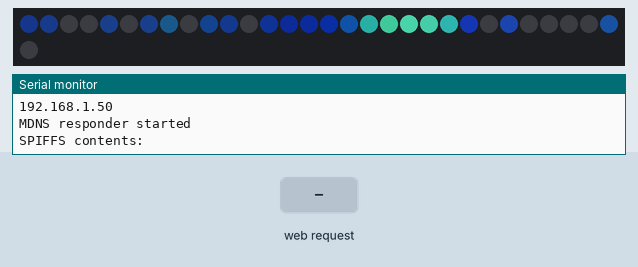
The sketch below on a simulated ESP8266 (Wemos D1 mini). Shown: 31 RGB LEDs in strip order, left to right, continuing on the next row, the last lines printed to the serial monitor. The inputs (shaded band) are chosen by the test bench. Dim RGB values are drawn brighter than linear; WiFi joins after 1.5 s; servers stay silent unless stated; network time is answered at once with the bench clock; the local clock reads 2024-03-15 10:24:30 at power-on unless the sketch sets it; storage starts empty; random numbers use the default seed unless the sketch sets one.

Above: at 2.7 s.
2.8 s: HTTP request GET /color received
At 3.9 s:
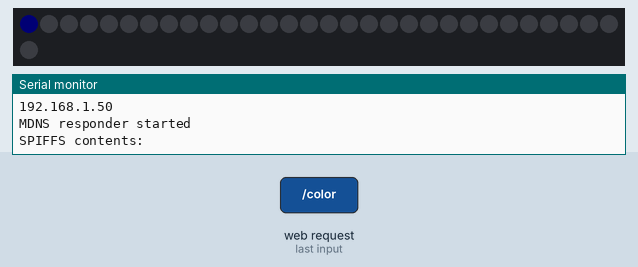
5.0 s: HTTP request GET /countdown?r=120&g=120&b=120 received
At 6.3 s:
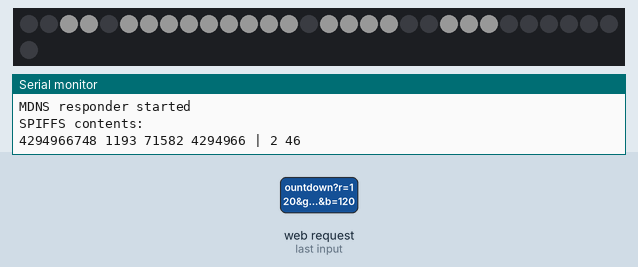
8.0 s: HTTP request GET /hourformat received
At 9.1 s:
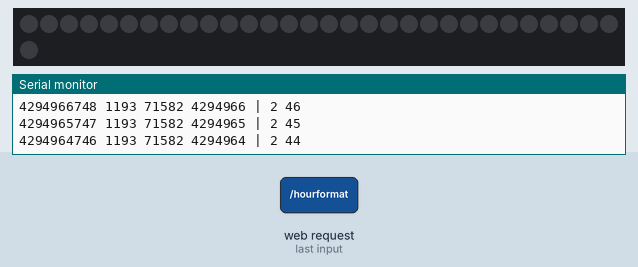
10.0 s: HTTP request GET /color?r=120 received
At 11.3 s:
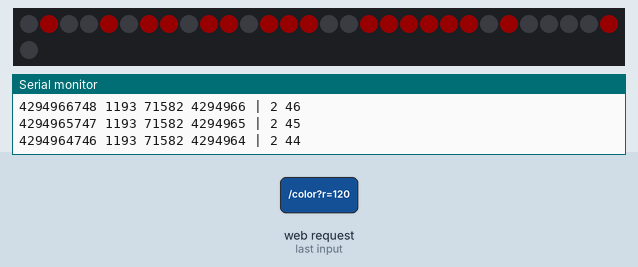
13.0 s: HTTP request GET /color?g=120 received
At 14.3 s:
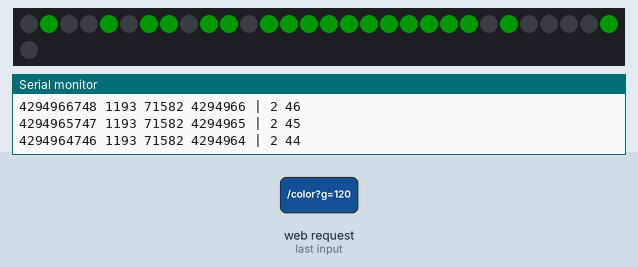
16.0 s: HTTP request GET /brightness received
At 17.9 s:
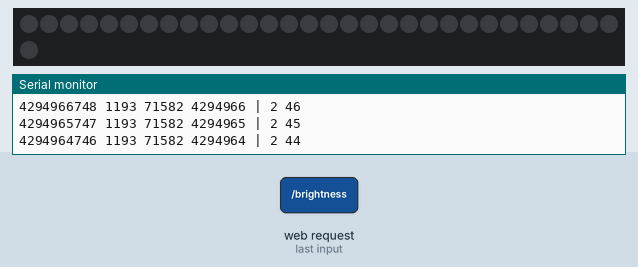
Timing chart, 0 to 19.0 s (numbered marks = the images above; inputs shaded):
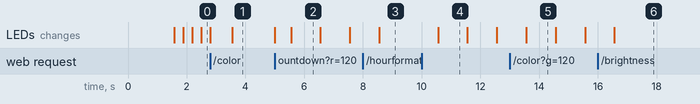

The sketch:

1-led-ntp-skip-1st.ino
```cpp
#include <WiFiUdp.h>
#include <ESP8266WiFi.h>
#include <WiFiClient.h>
#include <ESP8266WebServer.h>
#include <ESP8266mDNS.h>
#include <WiFiManager.h> // https://github.com/tzapu/WiFiManager
#include <NTPClient.h>
#include <FastLED.h>
#include <TimeLib.h>
#define NUM_LEDS 31                        // Total of 30 LED"s     1X7X4+2=30. 1 pixel/segment
#define DATA_PIN D4                          // Change this if you are using another type of ESP board than a WeMos D1 Mini
#define MILLI_AMPS 800

MDNSResponder mdns;
ESP8266WebServer server(80);
WiFiUDP ntpUDP;
NTPClient timeClient(ntpUDP, "time.nist.gov", 7*3600, 60000); //GMT+5:30 : 5*3600+30*60=19800
// init wifi
// Set your Static IP address
IPAddress local_IP(192, 168, 1, 60);
// Set your Gateway IP address
IPAddress gateway(192, 168, 1, 1);
IPAddress subnet(255, 255, 0, 0);
IPAddress primaryDNS(8, 8, 8, 8);   //optional
IPAddress secondaryDNS(8, 8, 4, 4); //optional

CRGB LEDs[NUM_LEDS];
int period = 1000;   //Update frequency
int colorPeriod = 5;   //Update frequency
unsigned long time_now = 0;
bool dotsOn = true;
byte r_val = 0;
byte g_val = 0;
byte b_val = 255;
CRGB alternateColor = CRGB::Black;
// TODO TEST add all variables for modes
unsigned long countdownMilliSeconds;
unsigned long endCountDownMillis;
byte clockMode = 0;
byte digitH1 = 0;
byte digitH2 = 0;
byte digitM1 = 0;
byte digitM2 = 0;
byte hourFormat = 24;                         // Change this to 12 if you want default 12 hours format instead of 24
CRGB countdownColor = CRGB::Green;
byte scoreboardLeft = 0;
byte scoreboardRight = 0;
CRGB scoreboardColorLeft = CRGB::Green;
CRGB scoreboardColorRight = CRGB::Red;
// palette
DEFINE_GRADIENT_PALETTE( greenblue_gp ) {
  0,   2,  0, 36,
  46,  9,  9,  121,
  255, 0,  212, 255
};
CRGBPalette16 greenblue = greenblue_gp;
uint8_t colorIndex[NUM_LEDS];
// color change continously
/** color mode
 * 0: mono
 * 1: blue gradient pallet
 * 2: pacifica
 * */
int colorMode = 2;
byte brightness = 255;
long numbers[] = {
  0b00111111,  // [0] 0                       ///jika persegment 7 led maka setelah 0b diletakan angka 0
  0b00100001,  // [1] 1
  0b01110110,  // [2] 2
  0b01110011,  // [3] 3
  0b01101001,  // [4] 4
  0b01011011,  // [5] 5
  0b01011111,  // [6] 6
  0b00110001,  // [7] 7
  0b01111111,  // [8] 8
  0b01111011,  // [9] 9
  0b00000000,  // [10] off
  0b01111000,  // [11] degrees symbol
  0b00011110,  // [12] C(elsius)
  0b01011100,  // [13] F(ahrenheit)
};
int WAKE_HOU = 5;
int WAKE_MIN = 0;
int WAKE_SEC = 0;
int SLEEP_HOU = 22;
int SLEEP_MIN= 0;
int SLEEP_SEC= 0;
byte WAKE_BRIGHTNESS = 50;
byte SLEEP_BRIGHTNESS = 1;


void setup() {
  // put your setup code here, to run once:
  Serial.begin(115200);
  FastLED.addLeds<WS2812B, DATA_PIN, GRB>(LEDs, NUM_LEDS);
  FastLED.setDither(false);
  FastLED.setCorrection(TypicalLEDStrip);
  FastLED.setMaxPowerInVoltsAndMilliamps(5, MILLI_AMPS);
  fill_solid(LEDs, NUM_LEDS, CRGB::Black);
  FastLED.show();
  //Fill the colorIndex array with random numbers
  for (int i = 0; i < NUM_LEDS; i++) {
    colorIndex[i] = random8();
  }
  // dht.begin();
  // pinMode(BUTTON_PIN, INPUT);

//  WiFi.begin(ssid, password);
// connect wifi
  if (!WiFi.config(local_IP, gateway, subnet, primaryDNS, secondaryDNS)) {
    Serial.println("STA Failed to configure");
  }
//WiFiManager, Local intialization. Once its business is done, there is no need to keep it around
  WiFiManager wm;
  bool res;
  // res = wm.autoConnect(); // auto generated AP name from chipid
  // res = wm.autoConnect("AutoConnectAP"); // anonymous ap
  res = wm.autoConnect("AutoConnectAP"); // password protected ap

  if(!res) {
      Serial.println("Failed to connect");
      // ESP.restart();
  }
  else {
      //if you get here you have connected to the WiFi
      Serial.println("connected...yeey :)");
  }
//  while ( WiFi.status() != WL_CONNECTED ) {
//    delay(500);
//    Serial.print(".");
//  }
//  Serial.println("connected");
  Serial.println(WiFi.localIP());
  if (mdns.begin("esp8266", WiFi.localIP()))
  Serial.println("MDNS responder started");

  server.on("/color", colorHandler);
  server.on("/hourformat", hourformatHandler);
  server.on("/brightness", brightnessHandler);
  server.on("/countdown", countdownHandler);
  server.on("/scoreboard", scoreboardHandler);
  server.on("/clock", clockHandler);
  // Before uploading the files with the "ESP8266 Sketch Data Upload" tool, zip the files with the command "gzip -r ./data/" (on Windows I do this with a Git Bash)
  // *.gz files are automatically unpacked and served from your ESP (so you don't need to create a handler for each file).
  server.serveStatic("/", SPIFFS, "/", "max-age=86400");
  server.begin();

  SPIFFS.begin();
  Serial.println("SPIFFS contents:");
  Dir dir = SPIFFS.openDir("/");
  while (dir.next()) {
    String fileName = dir.fileName();
    size_t fileSize = dir.fileSize();
    Serial.printf("FS File: %s, size: %s\n", fileName.c_str(), String(fileSize).c_str());
  }
  Serial.println();

  // TODO add html zip


  timeClient.begin();
  delay(10);
}

void loop() {
  // put your main code here, to run repeatedly:
  if (WiFi.status() == WL_CONNECTED) { // check WiFi connection status
    // int sensor_val = analogRead(LDR_PIN);
    // Brightness =40;
    server.handleClient();
    while (millis() > time_now + period) {
      time_now = millis();
      // TODO TEST update all mode
      if (clockMode == 0) {
        updateClock();
      } else if (clockMode == 1) {
        updateCountdown();
      } else if (clockMode == 3) {
        updateScoreboard();
      }

      FastLED.setBrightness(brightness);
      FastLED.show();
    }
    // TODO add logic fastled show for color fluid
    EVERY_N_MILLISECONDS(colorPeriod){
      for (int i = 0; i < NUM_LEDS; i++) {
        colorIndex[i]++;
      }
      if (colorMode != 0) {
        switch (colorMode)
        {
        case 1:
          simple_blue_pallete();
          break;
        case 2:
          pacifica_loop();
          break;

        default:
          break;
        }
        // if(fluidType == 0) {
        //   pacifica_loop();
        // }
        displayNumber(digitH1, 3, alternateColor);
        displayNumber(digitH2, 2, alternateColor);
        displayNumber(digitM1, 1, alternateColor);
        displayNumber(digitM2, 0, alternateColor);
        // displayDots(alternateColor);
        // TODO change digit color fluid and switch isDigitChange, fasled show
        FastLED.show();
      }
    }
  }
}

void updateClock() {
  // TODO TEST update 12h format
  timeClient.update();
  unsigned long unix_epoch = timeClient.getEpochTime();   // get UNIX Epoch time
  int sec = second(unix_epoch);                            // get seconds
  int minu = minute(unix_epoch);                            // get minutes
  int hou  = hour(unix_epoch);
  byte hour_formated = hou;
  if (hourFormat == 12 && hou > 12)
    hour_formated = hour_formated - 12;
  byte h1 = hour_formated / 10;
  byte h2 = hour_formated % 10;
  byte m1 = minu / 10;
  byte m2 = minu % 10;
  // byte s1 = Second / 10;
  // byte s2 = Second % 10;

  CRGB color = CRGB(r_val, g_val, b_val);

  digitH1 = (h1 > 0) ? h1 : 10;
  digitH2 = h2;
  digitM1 = m1;
  digitM2 = m2;
  displayNumber(digitH1,3,color);
  displayNumber(digitH2,2,color);
  displayNumber(digitM1,1,color);
  displayNumber(digitM2,0,color);

  displayDots(color);
  updateBrightnessByMoment(hou, minu, sec);
}
void updateBrightnessByMoment(int hou, int minu, int sec) {
//int SLEEP_HOU = 22;
//int SLEEP_MIN= 0;
//int WAKE_HOU = 5;
//int WAKE_MIN = 0;
  if (hou == WAKE_HOU && minu == WAKE_MIN && sec == WAKE_SEC) {
    brightness = WAKE_BRIGHTNESS;
  }
  if (hou == SLEEP_HOU && minu == SLEEP_MIN && sec == WAKE_SEC) {
    brightness = SLEEP_BRIGHTNESS;
  }
}

void updateCountdown() {

  if (countdownMilliSeconds == 0 && endCountDownMillis == 0)
    return;

  unsigned long restMillis = endCountDownMillis - millis();
  unsigned long hours   = ((restMillis / 1000) / 60) / 60;
  unsigned long minutes = (restMillis / 1000) / 60;
  unsigned long seconds = restMillis / 1000;
  int remSeconds = seconds - (minutes * 60);
  int remMinutes = minutes - (hours * 60);

  Serial.print(restMillis);
  Serial.print(" ");
  Serial.print(hours);
  Serial.print(" ");
  Serial.print(minutes);
  Serial.print(" ");
  Serial.print(seconds);
  Serial.print(" | ");
  Serial.print(remMinutes);
  Serial.print(" ");
  Serial.println(remSeconds);

  byte h1 = hours / 10;
  byte h2 = hours % 10;
  byte m1 = remMinutes / 10;
  byte m2 = remMinutes % 10;
  byte s1 = remSeconds / 10;
  byte s2 = remSeconds % 10;

  CRGB color = countdownColor;
  if (restMillis <= 60000) {
    color = CRGB::Red;
  }

  if (hours > 0) {
    // hh:mm
    displayNumber(h1,3,color);
    displayNumber(h2,2,color);
    displayNumber(m1,1,color);
    displayNumber(m2,0,color);
  } else {
    // mm:ss
    displayNumber(m1,3,color);
    displayNumber(m2,2,color);
    displayNumber(s1,1,color);
    displayNumber(s2,0,color);
  }

  displayDots(color);

  if (hours <= 0 && remMinutes <= 0 && remSeconds <= 0) {
    Serial.println("Countdown timer ended.");
    endCountdown();
    countdownMilliSeconds = 0;
    endCountDownMillis = 0;
//    digitalWrite(COUNTDOWN_OUTPUT, HIGH);
//    delay(500);
//    digitalWrite(COUNTDOWN_OUTPUT,LOW);
//    delay(500);
//    digitalWrite(COUNTDOWN_OUTPUT, HIGH);
//    delay(500);
//    digitalWrite(COUNTDOWN_OUTPUT,LOW);
//    delay(500);
//    digitalWrite(COUNTDOWN_OUTPUT, HIGH);
//    delay(500);
//    digitalWrite(COUNTDOWN_OUTPUT,LOW);
//    delay(500);
    return;
  }
}

void updateScoreboard() {
  byte sl1 = scoreboardLeft / 10;
  byte sl2 = scoreboardLeft % 10;
  byte sr1 = scoreboardRight / 10;
  byte sr2 = scoreboardRight % 10;

  displayNumber(sl1,3,scoreboardColorLeft);
  displayNumber(sl2,2,scoreboardColorLeft);
  displayNumber(sr1,1,scoreboardColorRight);
  displayNumber(sr2,0,scoreboardColorRight);
  hideDots();
}

void endCountdown() {
  allBlank();
  for (int i=0; i<NUM_LEDS; i++) {
    if (i>0)
      LEDs[i-1] = CRGB::Black;

    LEDs[i] = CRGB::Red;
    FastLED.show();
    delay(25);
  }
}

void displayDots(CRGB color) {
  if (colorMode == 0) {
    if (dotsOn) {
      LEDs[15] = color;
      LEDs[16] = color;
    } else {
      LEDs[15] = CRGB::Black;
      LEDs[16] = CRGB::Black;
    }

    dotsOn = !dotsOn;
  }
}

void hideDots() {
  LEDs[15] = CRGB::Black;
  LEDs[16] = CRGB::Black;
}

void allBlank() {
  for (int i=0; i<NUM_LEDS; i++) {
    LEDs[i] = CRGB::Black;
  }
  FastLED.show();
}

// TODO add logic add color fluid in displaynumber
void displayNumber(byte number, byte segment, CRGB color) {
  /*

      __ __ __        __ __ __          __ __ __        _ 4 _
    __        __    __        __      __        __    _        _
    __        __    __        __      __        __    _3        5
    __        __    __        __  15  __        __    _        _
      __ __ __        __ __ __          __ __ __         _ 6 _
    __        23    __        16  14  __        __    _        _
    __        __    __        __      __        7    _2        _0
    __        __    __        __      __        __    _        _
      __ __ __       __ __ __           __ __ __       _  _1 _

   */

  // segment from left to right: 3, 2, 1, 0
  byte startindex = 0;
  switch (segment) {
    case 0:
      startindex = 0;
      break;
    case 1:
      startindex = 7;                 //// value start index digit led no 2.
      break;
    case 2:
      startindex = 16;
      break;
    case 3:
      startindex = 23;
      break;
  }
  // skip 1st led
  startindex++;
  for (byte i=0; i<7; i++){             //// value start index digit led no 2.
    yield();
    if (colorMode != 0) {
      if ((numbers[number] & 1 << i) == 0) {
        LEDs[i + startindex] = CRGB::Black;
      };
    } else {
      LEDs[i + startindex] = (numbers[number] & 1 << i) ? color : alternateColor;
    }
  }
}

// Handlers
void colorHandler() {
  r_val = server.arg("r").toInt();
  g_val = server.arg("g").toInt();
  b_val = server.arg("b").toInt();
  colorMode = server.arg("colorMode").toInt();
  switch (colorMode)
  {
  case 1:
    brightness = 60;
    colorPeriod = 20;
    break;
  case 2:
    brightness = 255;
    colorPeriod = 5;
    break;
  default:
    brightness = 50;
    break;
  }
  server.send(200, "text/json", "{\"result\":\"ok\"}");
}
void brightnessHandler() {
  brightness = server.arg("brightness").toInt();
  server.send(200, "text/json", "{\"result\":\"ok\"}");
}

void countdownHandler() {
  countdownMilliSeconds = server.arg("ms").toInt();
  byte cd_r_val = server.arg("r").toInt();
  byte cd_g_val = server.arg("g").toInt();
  byte cd_b_val = server.arg("b").toInt();
  countdownColor = CRGB(cd_r_val, cd_g_val, cd_b_val);
  endCountDownMillis = millis() + countdownMilliSeconds;
  allBlank();
  clockMode = 1;
  server.send(200, "text/json", "{\"result\":\"ok\"}");
}

void scoreboardHandler() {
  scoreboardLeft = server.arg("left").toInt();
  scoreboardRight = server.arg("right").toInt();
  scoreboardColorLeft = CRGB(server.arg("rl").toInt(),server.arg("gl").toInt(),server.arg("bl").toInt());
  scoreboardColorRight = CRGB(server.arg("rr").toInt(),server.arg("gr").toInt(),server.arg("br").toInt());
  clockMode = 3;
  server.send(200, "text/json", "{\"result\":\"ok\"}");
}

void clockHandler() {
  clockMode = 0;
  server.send(200, "text/json", "{\"result\":\"ok\"}");
}

// TODO TEST add time format handler
void hourformatHandler() {
  hourFormat = server.arg("hourformat").toInt();
  clockMode = 0;
  server.send(200, "text/json", "{\"result\":\"ok\"}");
}

// color helper

// simple blue pallete
void simple_blue_pallete () {
  for(byte i=0; i<NUM_LEDS; i++) {
    LEDs[i] = ColorFromPalette(greenblue, colorIndex[i]);
  }
}

// pacifica
CRGBPalette16 pacifica_palette_1 =
    { 0x000507, 0x000409, 0x00030B, 0x00030D, 0x000210, 0x000212, 0x000114, 0x000117,
      0x000019, 0x00001C, 0x000026, 0x000031, 0x00003B, 0x000046, 0x14554B, 0x28AA50 };
CRGBPalette16 pacifica_palette_2 =
    { 0x000507, 0x000409, 0x00030B, 0x00030D, 0x000210, 0x000212, 0x000114, 0x000117,
      0x000019, 0x00001C, 0x000026, 0x000031, 0x00003B, 0x000046, 0x0C5F52, 0x19BE5F };
CRGBPalette16 pacifica_palette_3 =
    { 0x000208, 0x00030E, 0x000514, 0x00061A, 0x000820, 0x000927, 0x000B2D, 0x000C33,
      0x000E39, 0x001040, 0x001450, 0x001860, 0x001C70, 0x002080, 0x1040BF, 0x2060FF };


void pacifica_loop()
{
  // Increment the four "color index start" counters, one for each wave layer.
  // Each is incremented at a different speed, and the speeds vary over time.
  static uint16_t sCIStart1, sCIStart2, sCIStart3, sCIStart4;
  static uint32_t sLastms = 0;
  uint32_t ms = GET_MILLIS();
  uint32_t deltams = ms - sLastms;
  sLastms = ms;
  uint16_t speedfactor1 = beatsin16(3, 179, 269);
  uint16_t speedfactor2 = beatsin16(4, 179, 269);
  uint32_t deltams1 = (deltams * speedfactor1) / 256;
  uint32_t deltams2 = (deltams * speedfactor2) / 256;
  uint32_t deltams21 = (deltams1 + deltams2) / 2;
  sCIStart1 += (deltams1 * beatsin88(1011,10,13));
  sCIStart2 -= (deltams21 * beatsin88(777,8,11));
  sCIStart3 -= (deltams1 * beatsin88(501,5,7));
  sCIStart4 -= (deltams2 * beatsin88(257,4,6));

  // Clear out the LED array to a dim background blue-green
  fill_solid( LEDs, NUM_LEDS, CRGB( 2, 6, 10));

  // Render each of four layers, with different scales and speeds, that vary over time
  pacifica_one_layer( pacifica_palette_1, sCIStart1, beatsin16( 3, 11 * 256, 14 * 256), beatsin8( 10, 70, 130), 0-beat16( 301) );
  pacifica_one_layer( pacifica_palette_2, sCIStart2, beatsin16( 4,  6 * 256,  9 * 256), beatsin8( 17, 40,  80), beat16( 401) );
  pacifica_one_layer( pacifica_palette_3, sCIStart3, 6 * 256, beatsin8( 9, 10,38), 0-beat16(503));
  pacifica_one_layer( pacifica_palette_3, sCIStart4, 5 * 256, beatsin8( 8, 10,28), beat16(601));

  // Add brighter 'whitecaps' where the waves lines up more
  pacifica_add_whitecaps();

  // Deepen the blues and greens a bit
  pacifica_deepen_colors();
}

// Add one layer of waves into the led array
void pacifica_one_layer( CRGBPalette16& p, uint16_t cistart, uint16_t wavescale, uint8_t bri, uint16_t ioff)
{
  uint16_t ci = cistart;
  uint16_t waveangle = ioff;
  uint16_t wavescale_half = (wavescale / 2) + 20;
  for( uint16_t i = 0; i < NUM_LEDS; i++) {
    waveangle += 250;
    uint16_t s16 = sin16( waveangle ) + 32768;
    uint16_t cs = scale16( s16 , wavescale_half ) + wavescale_half;
    ci += cs;
    uint16_t sindex16 = sin16( ci) + 32768;
    uint8_t sindex8 = scale16( sindex16, 240);
    CRGB c = ColorFromPalette( p, sindex8, bri, LINEARBLEND);
    LEDs[i] += c;
  }
}

// Add extra 'white' to areas where the four layers of light have lined up brightly
void pacifica_add_whitecaps()
{
  uint8_t basethreshold = beatsin8( 9, 55, 65);
  uint8_t wave = beat8( 7 );

  for( uint16_t i = 0; i < NUM_LEDS; i++) {
    uint8_t threshold = scale8( sin8( wave), 20) + basethreshold;
    wave += 7;
    uint8_t l = LEDs[i].getAverageLight();
    if( l > threshold) {
      uint8_t overage = l - threshold;
      uint8_t overage2 = qadd8( overage, overage);
      LEDs[i] += CRGB( overage, overage2, qadd8( overage2, overage2));
    }
  }
}

// Deepen the blues and greens
void pacifica_deepen_colors()
{
  for( uint16_t i = 0; i < NUM_LEDS; i++) {
    LEDs[i].blue = scale8( LEDs[i].blue,  145);
    LEDs[i].green= scale8( LEDs[i].green, 200);
    LEDs[i] |= CRGB( 2, 5, 7);
  }
}
```

Measured:
- after the input at 5.0 s, the LEDs: first change at once (image 2 shows a later state)
- after the input at 10.0 s, the LEDs: change after 0.56 s (image 4)
